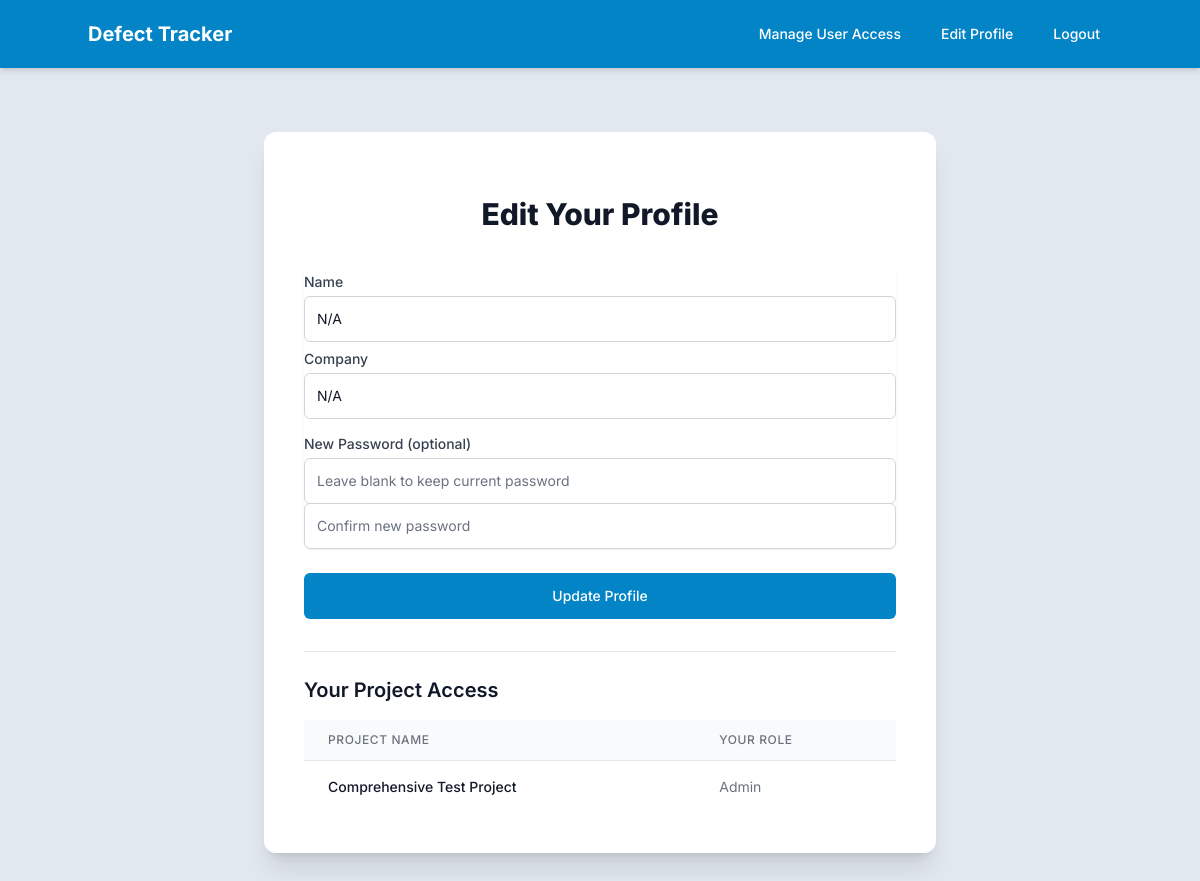
The page /edit_profile (signed in) on the database as committed earlier.
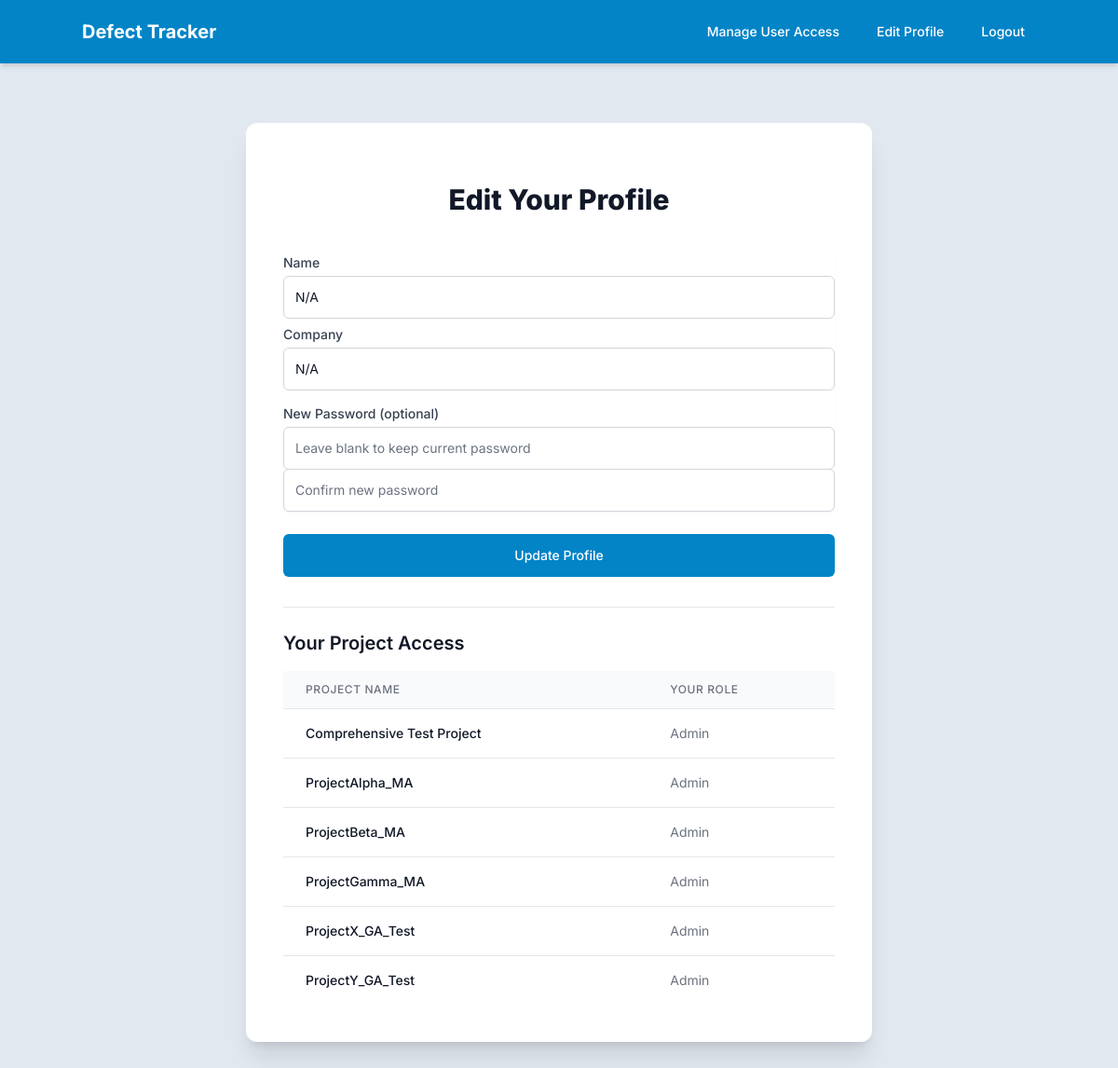
The same page on the database as committed later.
### app.py (models this page shows)
class ProjectAccess(db.Model):
    __tablename__ = 'project_access'
    id = db.Column(db.Integer, primary_key=True)
    user_id = db.Column(db.Integer, db.ForeignKey('users.id'), nullable=False)
    project_id = db.Column(db.Integer, db.ForeignKey('projects.id'), nullable=False)
    role = db.Column(db.String(50), nullable=False)
    user = db.relationship('User', back_populates='projects')
    project = db.relationship('Project')

class Project(db.Model):
    __tablename__ = 'projects'
    id = db.Column(db.Integer, primary_key=True)
    name = db.Column(db.String(255))
    defects = db.relationship('Defect', back_populates='project', cascade='all, delete-orphan')
    checklists = db.relationship('Checklist', back_populates='project', cascade='all, delete-orphan')
    accesses = db.relationship('ProjectAccess', back_populates='project', cascade='all, delete-orphan')
    drawings = db.relationship('Drawing', back_populates='project', cascade='all, delete-orphan')

### app.py (the view, shortened to what this page needs)
@app.route('/edit_profile', methods=['GET', 'POST'])
@login_required
def edit_profile():
    project_accesses = [
        pa for pa in current_user.projects
        if pa.project and pa.project.name
    ]
    return render_template('edit_profile.html',
                           user=current_user,
                           name=current_user.name,
                           company=current_user.company,
                           project_accesses=project_accesses)

### app.py (called while the page is built)
@login_manager.user_loader
def load_user(user_id):
    return db.session.get(User, int(user_id))

@app.context_processor
def utility_processor():
    def get_absolute_static_path_for_template(relative_path):
        if not relative_path:
            return None
        if ".." in relative_path:
            logger.warning(f"Potential path traversal attempt in get_absolute_static_path: {relative_path}")
            return None # Or raise an error, or return a placeholder
        absolute_path = os.path.normpath(os.path.join(app.static_folder, relative_path.lstrip('/\\')))
        if os.path.commonprefix([absolute_path, app.static_folder]) != app.static_folder:
            logger.warning(f"Path {absolute_path} resolved outside static folder from relative path {relative_path}")
            return None # Or some placeholder
        return absolute_path
    return dict(get_absolute_static_path=get_absolute_static_path_for_template)

### templates/edit_profile.html (shortened to what the changed rows need)
{% extends "layout.html" %}
{% block content %}
<div class="min-h-[calc(100vh-12rem)] flex flex-col items-center justify-center py-12 px-4 sm:px-6 lg:px-8">
    <div class="max-w-2xl w-full space-y-8 bg-white p-8 sm:p-10 shadow-xl rounded-xl">
        <div>
            <h2 class="mt-6 text-center text-3xl font-extrabold text-gray-900">
                Edit Your Profile
            </h2>
        </div>
        <div class="mt-10 pt-6 border-t border-gray-200">
            {% if project_accesses and project_accesses|length > 0 %}
                <div class="overflow-x-auto">
                    <table class="min-w-full divide-y divide-gray-200">
                        <thead class="bg-gray-50">
                            <tr>
                                <th scope="col" class="px-6 py-3 text-left text-xs font-medium text-gray-500 uppercase tracking-wider">
                                    Project Name
                                </th>
                                <th scope="col" class="px-6 py-3 text-left text-xs font-medium text-gray-500 uppercase tracking-wider">
                                    Your Role
                                </th>
                            </tr>
                        </thead>
                        <tbody class="bg-white divide-y divide-gray-200">
                            {% for pa in project_accesses %}
                            <tr>
                                <td class="px-6 py-4 whitespace-nowrap text-sm font-medium text-gray-900">
                                    {{ pa.project.name }}
                                </td>
                                <td class="px-6 py-4 whitespace-nowrap text-sm text-gray-500">
                                    {{ pa.role|capitalize }}
                                </td>
                            </tr>
                            {% endfor %}
                        </tbody>
                    </table>
                </div>
            {% else %}
                <p class="text-sm text-gray-500">You do not have access to any projects yet.</p>
            {% endif %}
        </div>
    </div>
</div>
{% endblock %}

Rows that differ between the two databases and show on the page:
added ProjectAccess: project.name "ProjectAlpha_MA", role "Admin"
added ProjectAccess: project.name "ProjectBeta_MA", role "Admin"
added ProjectAccess: project.name "ProjectGamma_MA", role "Admin"
added ProjectAccess: project.name "ProjectX_GA_Test", role "Admin"
added ProjectAccess: project.name "ProjectY_GA_Test", role "Admin"
